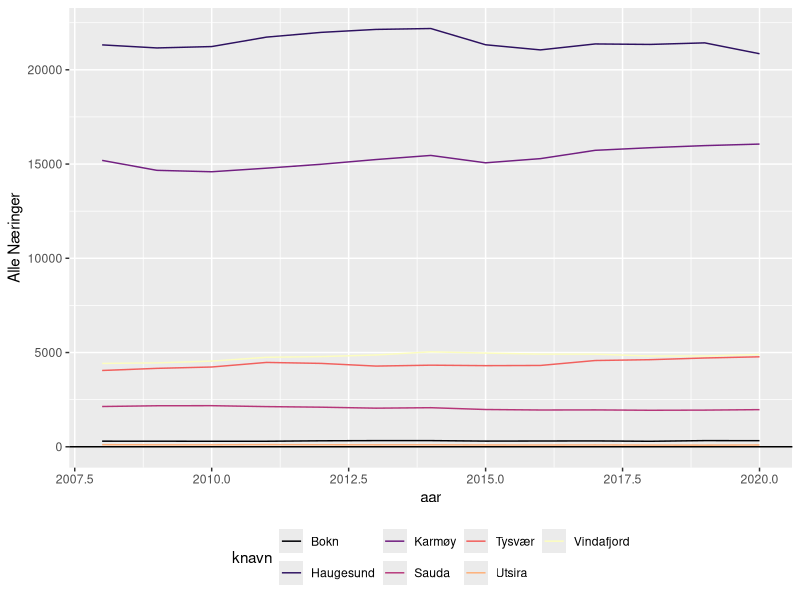
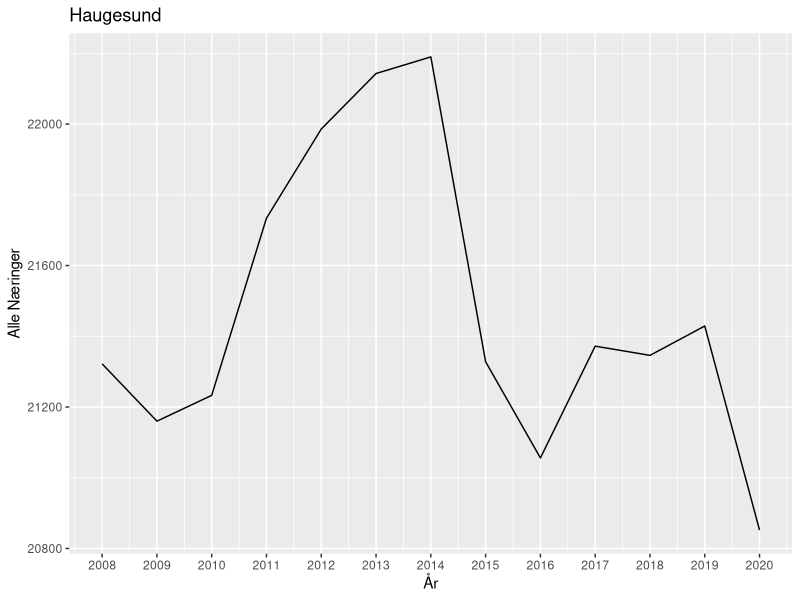
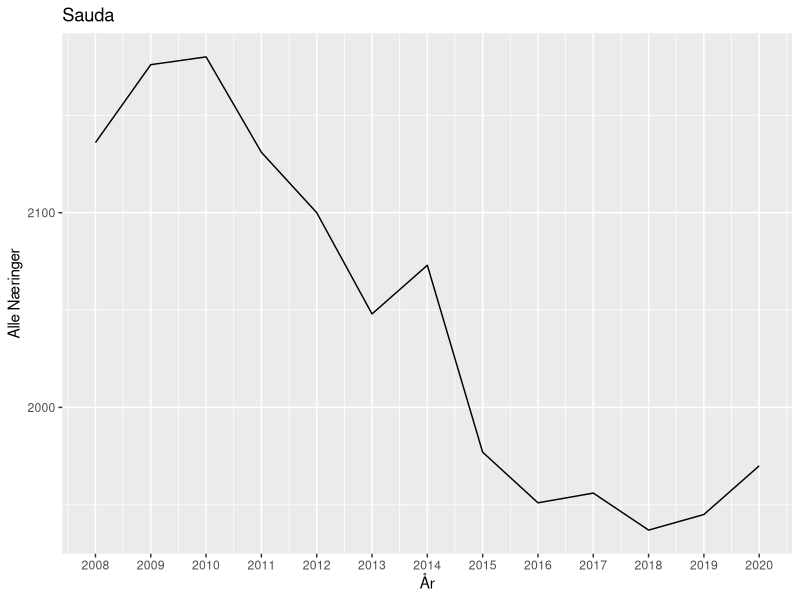
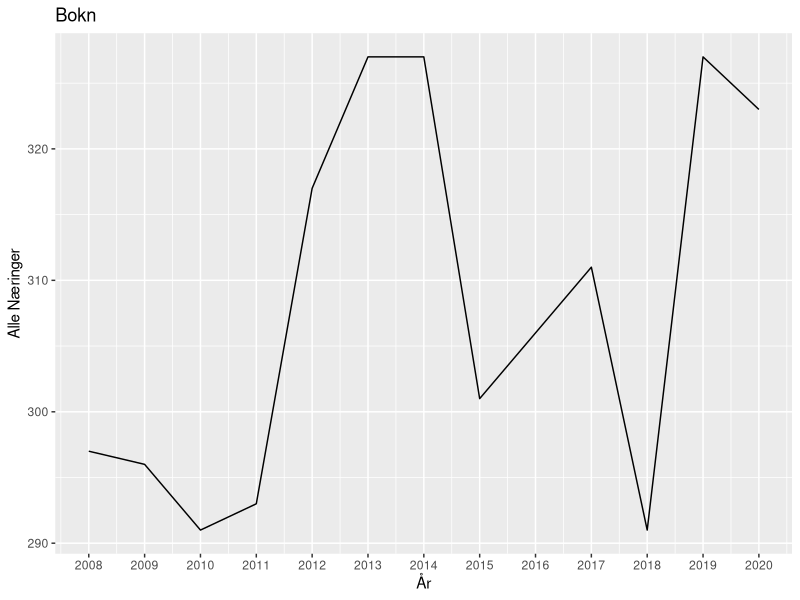
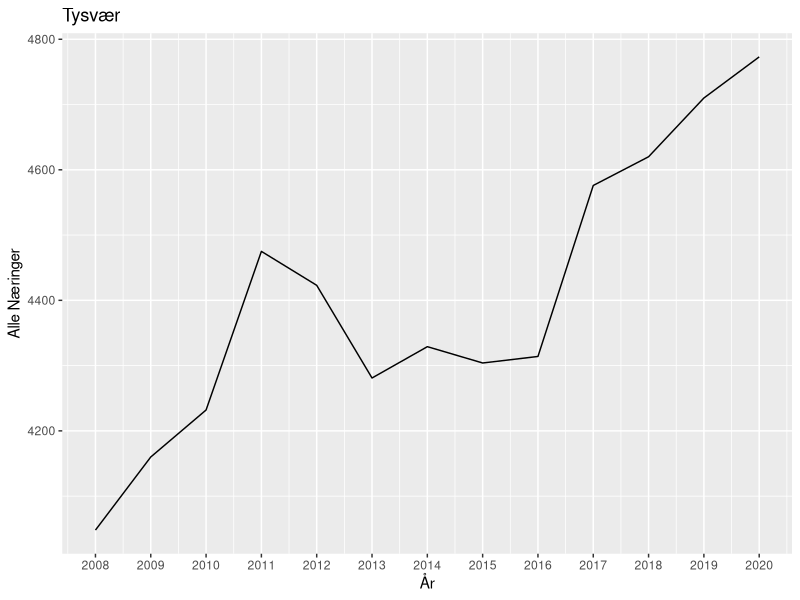
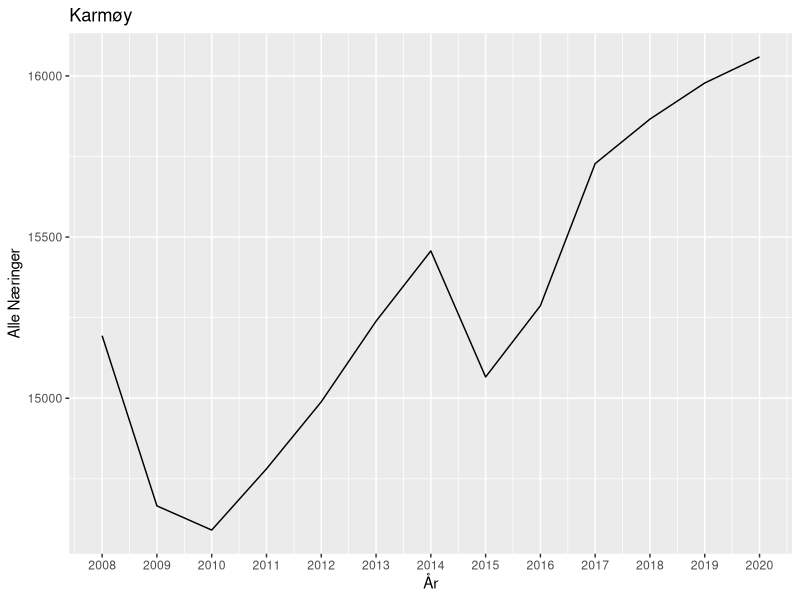
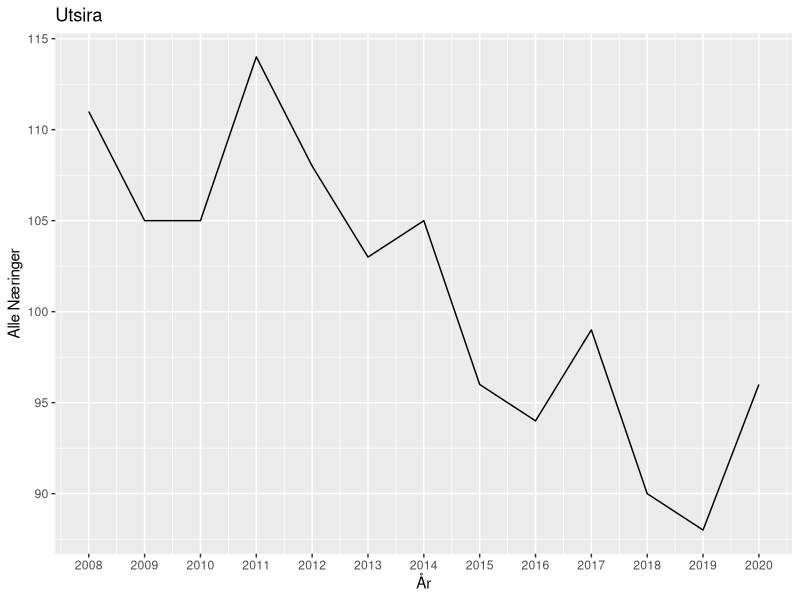
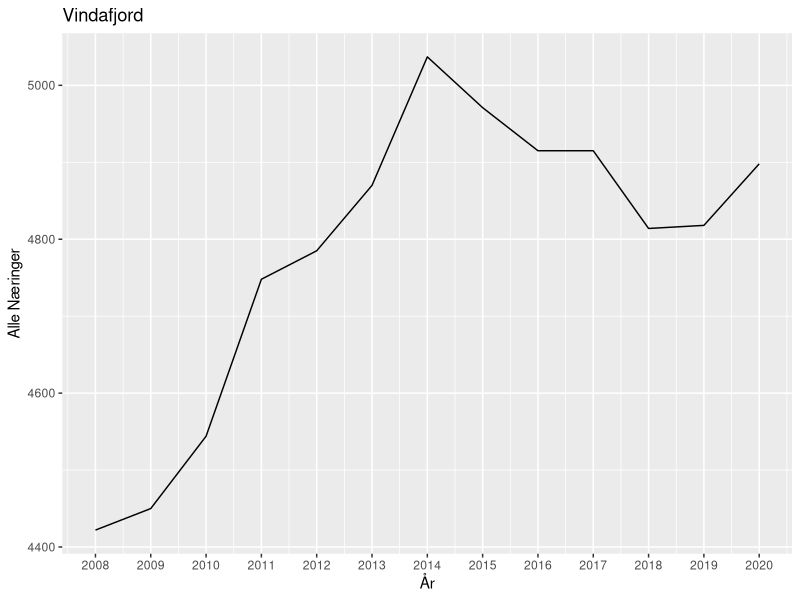

Write the R code that produced these figures, in order.
## ---- chunk 1
library(readr)
library(ggplot2)
library(knitr)
library(viridis)
library(tidyverse)
## ---- chunk 2
syssel_arb <- read_csv("Data/syssel_arb.csv")
haugalandet_arb <- read_csv("Data/haugalandet_arb.csv")
sunhordland_arb <- read_csv("Data/sunhordland_arb.csv")
hardanger_arb <- read_csv("Data/hardanger_arb.csv")
syssel_bos <- read_csv("Data/syssel_bos.csv")
haugalandet_bos <- read_csv("Data/haugalandet_bos.csv")
sunhordland_bos <- read_csv("Data/sunhordland_bos.csv")
hardanger_bos <- read_csv("Data/hardanger_bos.csv")
## ---- chunk 3
haugalandet_arb %>% 
  ggplot(mapping = aes(x = aar, y = `Alle Næringer`)) +
  scale_color_viridis(discrete = TRUE, option = "A") +
  geom_line(aes(group = knavn, colour = knavn)) +
  scale_size_manual(values = c(seq(2.0, 0.5, by = -0.1))) +
  geom_hline(yintercept = 0) +
  theme(legend.position = 'bottom')
## ---- chunk 4
haugalandet_arb %>%
  filter(knr == 1106) %>%
 ggplot(mapping = aes(x = aar, y = `Alle Næringer`)) +
  geom_line() +
  labs(title = "Haugesund", x = "År") + 
  scale_x_continuous(breaks = seq(2008, 2020, by = 1)) +
  coord_cartesian(ylim = c(20852, 22190), xlim = c())
## ---- chunk 5
haugalandet_arb %>%
  filter(knr == 1135) %>%
 ggplot(mapping = aes(x = aar, y = `Alle Næringer`)) +
  geom_line() +
  labs(title = "Sauda", x = "År") + 
  scale_x_continuous(breaks = seq(2008, 2020, by = 1)) +
  coord_cartesian(ylim = c(1937, 2180), xlim = c())
## ---- chunk 6
haugalandet_arb %>%
  filter(knr == 1145) %>%
 ggplot(mapping = aes(x = aar, y = `Alle Næringer`)) +
  geom_line() +
  labs(title = "Bokn", x = "År") + 
  scale_x_continuous(breaks = seq(2008, 2020, by = 1)) +
  coord_cartesian(ylim = c(291, 327), xlim = c())
## ---- chunk 7
haugalandet_arb %>%
  filter(knr == 1146) %>%
 ggplot(mapping = aes(x = aar, y = `Alle Næringer`)) +
  geom_line() +
  labs(title = "Tysvær", x = "År") + 
  scale_x_continuous(breaks = seq(2008, 2020, by = 1)) +
  coord_cartesian(ylim = c(4048, 4773), xlim = c())
## ---- chunk 8
haugalandet_arb %>%
  filter(knr == 1149) %>%
 ggplot(mapping = aes(x = aar, y = `Alle Næringer`)) +
  geom_line() +
  labs(title = "Karmøy", x = "År") + 
  scale_x_continuous(breaks = seq(2008, 2020, by = 1)) +
  coord_cartesian(ylim = c(14591, 16059), xlim = c())
## ---- chunk 9
haugalandet_arb %>%
  filter(knr == 1151) %>%
 ggplot(mapping = aes(x = aar, y = `Alle Næringer`)) +
  geom_line() +
  labs(title = "Utsira", x = "År") + 
  scale_x_continuous(breaks = seq(2008, 2020, by = 1)) +
  coord_cartesian(ylim = c(88, 114), xlim = c())
## ---- chunk 10
haugalandet_arb %>%
  filter(knr == 1160) %>%
 ggplot(mapping = aes(x = aar, y = `Alle Næringer`)) +
  geom_line() +
  labs(title = "Vindafjord", x = "År") + 
  scale_x_continuous(breaks = seq(2008, 2020, by = 1)) +
  coord_cartesian(ylim = c(4422, 5037), xlim = c())
## ---- chunk 11
sunhordland_arb %>% 
  ggplot(mapping = aes(x = aar, y = `Alle Næringer`)) +
  scale_color_viridis(discrete = TRUE, option = "A") +
  geom_line(aes(group = knavn, colour = knavn)) +
  scale_size_manual(values = c(seq(2.0, 0.5, by = -0.1))) +
  geom_hline(yintercept = 0) +
  theme(legend.position = 'bottom')
## ---- chunk 12
sunhordland_arb %>%
  filter(knr == 4611) %>%
 ggplot(mapping = aes(x = aar, y = `Alle Næringer`)) +
  geom_line() +
  labs(title = "Etne", x = "År") + 
  scale_x_continuous(breaks = seq(2008, 2020, by = 1)) +
  coord_cartesian(ylim = c(1613, 1775), xlim = c())
## ---- chunk 13
sunhordland_arb %>%
  filter(knr == 4612) %>%
 ggplot(mapping = aes(x = aar, y = `Alle Næringer`)) +
  geom_line() +
  labs(title = "Sveio", x = "År") + 
  scale_x_continuous(breaks = seq(2008, 2020, by = 1)) +
  coord_cartesian(ylim = c(1357, 1523), xlim = c())
## ---- chunk 14
sunhordland_arb %>%
  filter(knr == 4613) %>%
 ggplot(mapping = aes(x = aar, y = `Alle Næringer`)) +
  geom_line() +
  labs(title = "Bømlo", x = "År") + 
  scale_x_continuous(breaks = seq(2008, 2020, by = 1)) +
  coord_cartesian(ylim = c(4662, 4890), xlim = c())
## ---- chunk 15
sunhordland_arb %>%
  filter(knr == 4614) %>%
 ggplot(mapping = aes(x = aar, y = `Alle Næringer`)) +
  geom_line() +
  labs(title = "Stord", x = "År") + 
  scale_x_continuous(breaks = seq(2008, 2020, by = 1)) +
  coord_cartesian(ylim = c(9161, 9938), xlim = c())
## ---- chunk 16
sunhordland_arb %>%
  filter(knr == 4615) %>%
 ggplot(mapping = aes(x = aar, y = `Alle Næringer`)) +
  geom_line() +
  labs(title = "Fitjar", x = "År") + 
  scale_x_continuous(breaks = seq(2008, 2020, by = 1)) +
  coord_cartesian(ylim = c(1085, 1259), xlim = c())
## ---- chunk 17
sunhordland_arb %>%
  filter(knr == 4616) %>%
 ggplot(mapping = aes(x = aar, y = `Alle Næringer`)) +
  geom_line() +
  labs(title = "Tysnes", x = "År") + 
  scale_x_continuous(breaks = seq(2008, 2020, by = 1)) +
  coord_cartesian(ylim = c(989, 1188), xlim = c())
## ---- chunk 18
sunhordland_arb %>%
  filter(knr == 4617) %>%
 ggplot(mapping = aes(x = aar, y = `Alle Næringer`)) +
  geom_line() +
  labs(title = "Kvinnherad", x = "År") + 
  scale_x_continuous(breaks = seq(2008, 2020, by = 1)) +
  coord_cartesian(ylim = c(5472, 6084), xlim = c())
## ---- chunk 19
hardanger_arb %>% 
  ggplot(mapping = aes(x = aar, y = `Alle Næringer`)) +
  scale_color_viridis(discrete = TRUE, option = "A") +
  geom_line(aes(group = knavn, colour = knavn)) +
  scale_size_manual(values = c(seq(2.0, 0.5, by = -0.1))) +
  geom_hline(yintercept = 0) +
  theme(legend.position = 'bottom')
## ---- chunk 20
hardanger_arb %>%
  filter(knr == 1228) %>%
 ggplot(mapping = aes(x = aar, y = `Alle Næringer`)) +
  geom_line() +
  labs(title = "Odda", x = "År") + 
  scale_x_continuous(breaks = seq(2008, 2020, by = 1)) +
  coord_cartesian(ylim = c(3489, 3740), xlim = c())
## ---- chunk 21
hardanger_arb %>%
  filter(knr == 4618) %>%
 ggplot(mapping = aes(x = aar, y = `Alle Næringer`)) +
  geom_line() +
  labs(title = "Ullensvang", x = "År") + 
  scale_x_continuous(breaks = seq(2008, 2020, by = 1)) +
  coord_cartesian(ylim = c(1235, 5291), xlim = c())
